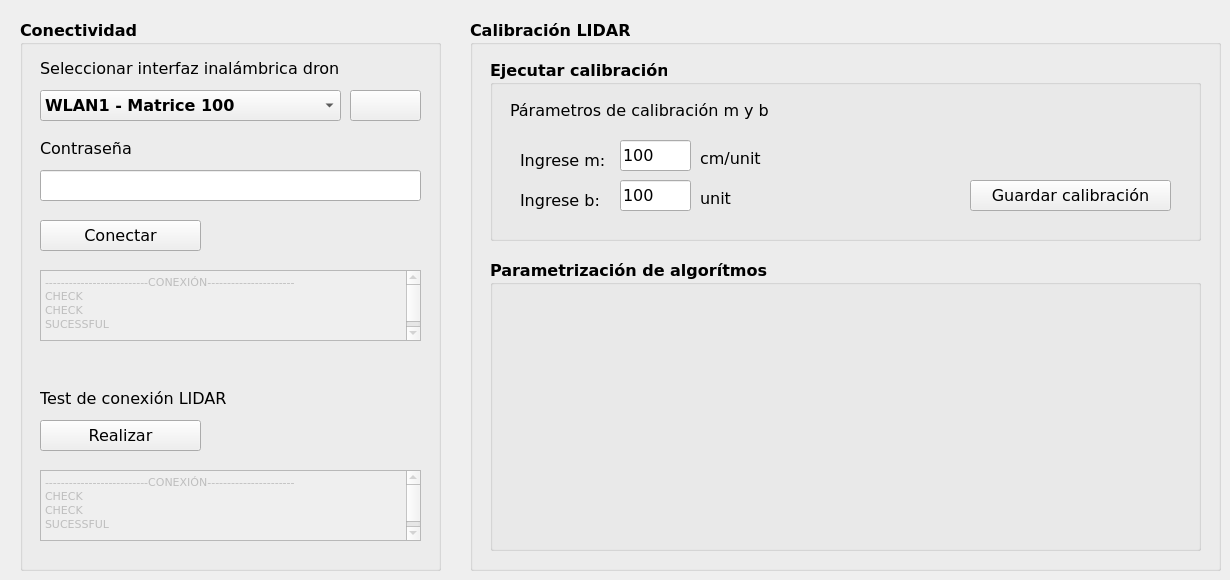
    <widget class="QWidget" name="tab">
     <attribute name="icon">
      <iconset>
       <normaloff>../Iconos/icon-cog.png</normaloff>../Iconos/icon-cog.png</iconset>
     </attribute>
     <attribute name="title">
      <string>Configuración</string>
     </attribute>
     <widget class="QGroupBox" name="groupBox_3">
      <property name="geometry">
       <rect>
        <x>470</x>
        <y>20</y>
        <width>751</width>
        <height>551</height>
       </rect>
      </property>
      <property name="font">
       <font>
        <family>Verdana</family>
        <pointsize>12</pointsize>
        <weight>75</weight>
        <bold>true</bold>
       </font>
      </property>
      <property name="title">
       <string>Calibración LIDAR</string>
      </property>
      <widget class="QGroupBox" name="groupBox_4">
       <property name="geometry">
        <rect>
         <x>20</x>
         <y>40</y>
         <width>711</width>
         <height>181</height>
        </rect>
       </property>
       <property name="font">
        <font>
         <family>Verdana</family>
         <pointsize>12</pointsize>
         <weight>75</weight>
         <bold>true</bold>
        </font>
       </property>
       <property name="title">
        <string>Ejecutar calibración</string>
       </property>
       <widget class="QLineEdit" name="lineEdit_4">
        <property name="geometry">
         <rect>
          <x>130</x>
          <y>80</y>
          <width>71</width>
          <height>31</height>
         </rect>
        </property>
        <property name="font">
         <font>
          <family>Verdana</family>
          <pointsize>12</pointsize>
          <weight>50</weight>
          <bold>false</bold>
         </font>
        </property>
        <property name="text">
         <string>100</string>
        </property>
       </widget>
       <widget class="QLabel" name="label_15">
        <property name="geometry">
         <rect>
          <x>210</x>
          <y>90</y>
          <width>81</width>
          <height>16</height>
         </rect>
        </property>
        <property name="font">
         <font>
          <family>Verdana</family>
          <pointsize>12</pointsize>
          <weight>50</weight>
          <bold>false</bold>
         </font>
        </property>
        <property name="text">
         <string>cm/unit</string>
        </property>
        <property name="scaledContents">
         <bool>false</bool>
        </property>
       </widget>
       <widget class="QLabel" name="label_16">
        <property name="geometry">
         <rect>
          <x>20</x>
          <y>30</y>
          <width>671</width>
          <height>41</height>
         </rect>
        </property>
        <property name="font">
         <font>
          <family>Verdana</family>
          <pointsize>12</pointsize>
          <weight>50</weight>
          <bold>false</bold>
         </font>
        </property>
        <property name="acceptDrops">
         <bool>false</bool>
        </property>
        <property name="text">
         <string>Párametros de calibración m y b</string>
        </property>
        <property name="scaledContents">
         <bool>false</bool>
        </property>
        <property name="wordWrap">
         <bool>true</bool>
        </property>
       </widget>
       <widget class="QPushButton" name="pushButton_9">
        <property name="geometry">
         <rect>
          <x>480</x>
          <y>120</y>
          <width>201</width>
          <height>31</height>
         </rect>
        </property>
        <property name="font">
         <font>
          <family>Verdana</family>
          <pointsize>12</pointsize>
          <weight>50</weight>
          <bold>false</bold>
         </font>
        </property>
        <property name="text">
         <string>Guardar calibración</string>
        </property>
        <property name="icon">
         <iconset>
          <normaloff>../Iconos/save.png</normaloff>../Iconos/save.png</iconset>
        </property>
       </widget>
       <widget class="QLabel" name="label_22">
        <property name="geometry">
         <rect>
          <x>30</x>
          <y>90</y>
          <width>91</width>
          <height>21</height>
         </rect>
        </property>
        <property name="font">
         <font>
          <family>Verdana</family>
          <pointsize>12</pointsize>
          <weight>50</weight>
          <bold>false</bold>
         </font>
        </property>
        <property name="text">
         <string>Ingrese m:</string>
        </property>
        <property name="scaledContents">
         <bool>false</bool>
        </property>
       </widget>
       <widget class="QLabel" name="label_23">
        <property name="geometry">
         <rect>
          <x>30</x>
          <y>130</y>
          <width>91</width>
          <height>21</height>
         </rect>
        </property>
        <property name="font">
         <font>
          <family>Verdana</family>
          <pointsize>12</pointsize>
          <weight>50</weight>
          <bold>false</bold>
         </font>
        </property>
        <property name="text">
         <string>Ingrese b:</string>
        </property>
        <property name="scaledContents">
         <bool>false</bool>
        </property>
       </widget>
       <widget class="QLineEdit" name="lineEdit_5">
        <property name="geometry">
         <rect>
          <x>130</x>
          <y>120</y>
          <width>71</width>
          <height>31</height>
         </rect>
        </property>
        <property name="font">
         <font>
          <family>Verdana</family>
          <pointsize>12</pointsize>
          <weight>50</weight>
          <bold>false</bold>
         </font>
        </property>
        <property name="text">
         <string>100</string>
        </property>
       </widget>
       <widget class="QLabel" name="label_40">
        <property name="geometry">
         <rect>
          <x>210</x>
          <y>130</y>
          <width>31</width>
          <height>16</height>
         </rect>
        </property>
        <property name="font">
         <font>
          <family>Verdana</family>
          <pointsize>12</pointsize>
          <weight>50</weight>
          <bold>false</bold>
         </font>
        </property>
        <property name="text">
         <string>unit</string>
        </property>
        <property name="scaledContents">
         <bool>false</bool>
        </property>
       </widget>
      </widget>
      <widget class="QGroupBox" name="groupBox_17">
       <property name="geometry">
        <rect>
         <x>20</x>
         <y>240</y>
         <width>711</width>
         <height>291</height>
        </rect>
       </property>
       <property name="font">
        <font>
         <family>Verdana</family>
         <pointsize>12</pointsize>
         <weight>75</weight>
         <bold>true</bold>
        </font>
       </property>
       <property name="title">
        <string>Parametrización de algorítmos</string>
       </property>
      </widget>
     </widget>
     <widget class="QGroupBox" name="groupBox">
      <property name="geometry">
       <rect>
        <x>20</x>
        <y>20</y>
        <width>421</width>
        <height>551</height>
       </rect>
      </property>
      <property name="font">
       <font>
        <family>Verdana</family>
        <pointsize>12</pointsize>
        <weight>75</weight>
        <bold>true</bold>
       </font>
      </property>
      <property name="title">
       <string>Conectividad</string>
      </property>
      <widget class="QPushButton" name="pushButton">
       <property name="geometry">
        <rect>
         <x>20</x>
         <y>200</y>
         <width>161</width>
         <height>31</height>
        </rect>
       </property>
       <property name="font">
        <font>
         <family>Verdana</family>
         <pointsize>12</pointsize>
         <weight>50</weight>
         <bold>false</bold>
        </font>
       </property>
       <property name="text">
        <string>Conectar</string>
       </property>
       <property name="icon">
        <iconset>
         <normaloff>../Iconos/play.png</normaloff>../Iconos/play.png</iconset>
       </property>
      </widget>
      <widget class="QLabel" name="label_5">
       <property name="geometry">
        <rect>
         <x>20</x>
         <y>370</y>
         <width>211</width>
         <height>16</height>
        </rect>
       </property>
       <property name="font">
        <font>
         <family>Verdana</family>
         <pointsize>12</pointsize>
         <weight>50</weight>
         <bold>false</bold>
        </font>
       </property>
       <property name="text">
        <string>Test de conexión LIDAR</string>
       </property>
       <property name="scaledContents">
        <bool>false</bool>
       </property>
      </widget>
      <widget class="QPushButton" name="pushButton_2">
       <property name="geometry">
        <rect>
         <x>20</x>
         <y>400</y>
         <width>161</width>
         <height>31</height>
        </rect>
       </property>
       <property name="font">
        <font>
         <family>Verdana</family>
         <pointsize>12</pointsize>
         <weight>50</weight>
         <bold>false</bold>
        </font>
       </property>
       <property name="text">
        <string>Realizar</string>
       </property>
       <property name="icon">
        <iconset>
         <normaloff>../Iconos/play.png</normaloff>../Iconos/play.png</iconset>
       </property>
      </widget>
      <widget class="QLabel" name="label_6">
       <property name="geometry">
        <rect>
         <x>20</x>
         <y>40</y>
         <width>311</width>
         <height>16</height>
        </rect>
       </property>
       <property name="font">
        <font>
         <family>Verdana</family>
         <pointsize>12</pointsize>
         <weight>50</weight>
         <bold>false</bold>
        </font>
       </property>
       <property name="text">
        <string>Seleccionar interfaz inalámbrica dron</string>
       </property>
       <property name="scaledContents">
        <bool>false</bool>
       </property>
      </widget>
      <widget class="QComboBox" name="comboBox">
       <property name="geometry">
        <rect>
         <x>20</x>
         <y>70</y>
         <width>301</width>
         <height>31</height>
        </rect>
       </property>
       <property name="font">
        <font>
         <family>Verdana</family>
         <pointsize>12</pointsize>
        </font>
       </property>
       <item>
        <property name="text">
         <string>WLAN1 - Matrice 100</string>
        </property>
       </item>
      </widget>
      <widget class="QPushButton" name="pushButton_3">
       <property name="geometry">
        <rect>
         <x>330</x>
         <y>70</y>
         <width>71</width>
         <height>31</height>
        </rect>
       </property>
       <property name="font">
        <font>
         <family>Verdana</family>
         <pointsize>12</pointsize>
         <weight>50</weight>
         <bold>false</bold>
        </font>
       </property>
       <property name="text">
        <string/>
       </property>
       <property name="icon">
        <iconset>
         <normaloff>../Iconos/synchronize.png</normaloff>../Iconos/synchronize.png</iconset>
       </property>
       <property name="iconSize">
        <size>
         <width>30</width>
         <height>30</height>
        </size>
       </property>
      </widget>
      <widget class="QLabel" name="label_7">
       <property name="geometry">
        <rect>
         <x>20</x>
         <y>120</y>
         <width>311</width>
         <height>16</height>
        </rect>
       </property>
       <property name="font">
        <font>
         <family>Verdana</family>
         <pointsize>12</pointsize>
         <weight>50</weight>
         <bold>false</bold>
        </font>
       </property>
       <property name="text">
        <string>Contraseña</string>
       </property>
       <property name="scaledContents">
        <bool>false</bool>
       </property>
      </widget>
      <widget class="QLineEdit" name="lineEdit_2">
       <property name="geometry">
        <rect>
         <x>20</x>
         <y>150</y>
         <width>381</width>
         <height>31</height>
        </rect>
       </property>
       <property name="font">
        <font>
         <family>Verdana</family>
         <pointsize>12</pointsize>
         <weight>50</weight>
         <bold>false</bold>
        </font>
       </property>
       <property name="text">
        <string/>
       </property>
      </widget>
      <widget class="QLabel" name="label_4">
       <property name="geometry">
        <rect>
         <x>200</x>
         <y>200</y>
         <width>31</width>
         <height>31</height>
        </rect>
       </property>
       <property name="text">
        <string/>
       </property>
       <property name="pixmap">
        <pixmap>../Iconos/check.png</pixmap>
       </property>
       <property name="scaledContents">
        <bool>true</bool>
       </property>
      </widget>
      <widget class="QTextEdit" name="textEdit">
       <property name="enabled">
        <bool>false</bool>
       </property>
       <property name="geometry">
        <rect>
         <x>20</x>
         <y>250</y>
         <width>381</width>
         <height>71</height>
        </rect>
       </property>
       <property name="html">
        <string>&lt;!DOCTYPE HTML PUBLIC &quot;-//W3C//DTD HTML 4.0//EN&quot; &quot;http://www.w3.org/TR/REC-html40/strict.dtd&quot;&gt;
&lt;html&gt;&lt;head&gt;&lt;meta name=&quot;qrichtext&quot; content=&quot;1&quot; /&gt;&lt;style type=&quot;text/css&quot;&gt;
p, li { white-space: pre-wrap; }
&lt;/style&gt;&lt;/head&gt;&lt;body style=&quot; font-family:'MS Shell Dlg 2'; font-size:8.25pt; font-weight:400; font-style:normal;&quot;&gt;
&lt;p style=&quot; margin-top:0px; margin-bottom:0px; margin-left:0px; margin-right:0px; -qt-block-indent:0; text-indent:0px;&quot;&gt;--------------------------CONEXIÓN----------------------&lt;/p&gt;
&lt;p style=&quot; margin-top:0px; margin-bottom:0px; margin-left:0px; margin-right:0px; -qt-block-indent:0; text-indent:0px;&quot;&gt;CHECK&lt;/p&gt;
&lt;p style=&quot; margin-top:0px; margin-bottom:0px; margin-left:0px; margin-right:0px; -qt-block-indent:0; text-indent:0px;&quot;&gt;CHECK&lt;/p&gt;
&lt;p style=&quot; margin-top:0px; margin-bottom:0px; margin-left:0px; margin-right:0px; -qt-block-indent:0; text-indent:0px;&quot;&gt;SUCESSFUL&lt;/p&gt;
&lt;p style=&quot;-qt-paragraph-type:empty; margin-top:0px; margin-bottom:0px; margin-left:0px; margin-right:0px; -qt-block-indent:0; text-indent:0px;&quot;&gt;&lt;br /&gt;&lt;/p&gt;&lt;/body&gt;&lt;/html&gt;</string>
       </property>
      </widget>
      <widget class="QLabel" name="label_12">
       <property name="geometry">
        <rect>
         <x>200</x>
         <y>400</y>
         <width>31</width>
         <height>31</height>
        </rect>
       </property>
       <property name="text">
        <string/>
       </property>
       <property name="pixmap">
        <pixmap>../Iconos/check.png</pixmap>
       </property>
       <property name="scaledContents">
        <bool>true</bool>
       </property>
      </widget>
      <widget class="QTextEdit" name="textEdit_2">
       <property name="enabled">
        <bool>false</bool>
       </property>
       <property name="geometry">
        <rect>
         <x>20</x>
         <y>450</y>
         <width>381</width>
         <height>71</height>
        </rect>
       </property>
       <property name="html">
        <string>&lt;!DOCTYPE HTML PUBLIC &quot;-//W3C//DTD HTML 4.0//EN&quot; &quot;http://www.w3.org/TR/REC-html40/strict.dtd&quot;&gt;
&lt;html&gt;&lt;head&gt;&lt;meta name=&quot;qrichtext&quot; content=&quot;1&quot; /&gt;&lt;style type=&quot;text/css&quot;&gt;
p, li { white-space: pre-wrap; }
&lt;/style&gt;&lt;/head&gt;&lt;body style=&quot; font-family:'MS Shell Dlg 2'; font-size:8.25pt; font-weight:400; font-style:normal;&quot;&gt;
&lt;p style=&quot; margin-top:0px; margin-bottom:0px; margin-left:0px; margin-right:0px; -qt-block-indent:0; text-indent:0px;&quot;&gt;--------------------------CONEXIÓN----------------------&lt;/p&gt;
&lt;p style=&quot; margin-top:0px; margin-bottom:0px; margin-left:0px; margin-right:0px; -qt-block-indent:0; text-indent:0px;&quot;&gt;CHECK&lt;/p&gt;
&lt;p style=&quot; margin-top:0px; margin-bottom:0px; margin-left:0px; margin-right:0px; -qt-block-indent:0; text-indent:0px;&quot;&gt;CHECK&lt;/p&gt;
&lt;p style=&quot; margin-top:0px; margin-bottom:0px; margin-left:0px; margin-right:0px; -qt-block-indent:0; text-indent:0px;&quot;&gt;SUCESSFUL&lt;/p&gt;
&lt;p style=&quot;-qt-paragraph-type:empty; margin-top:0px; margin-bottom:0px; margin-left:0px; margin-right:0px; -qt-block-indent:0; text-indent:0px;&quot;&gt;&lt;br /&gt;&lt;/p&gt;&lt;/body&gt;&lt;/html&gt;</string>
       </property>
      </widget>
     </widget>
    </widget>
